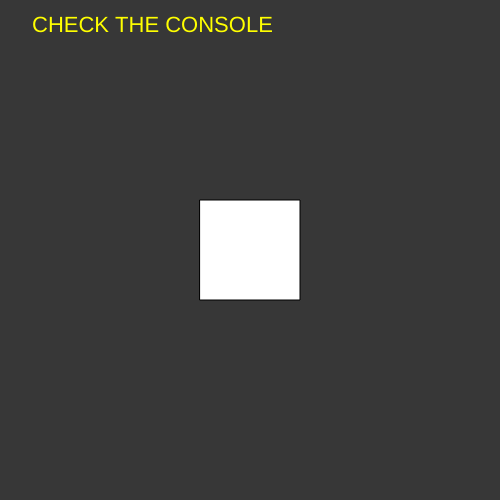
Frame 1 (no input)
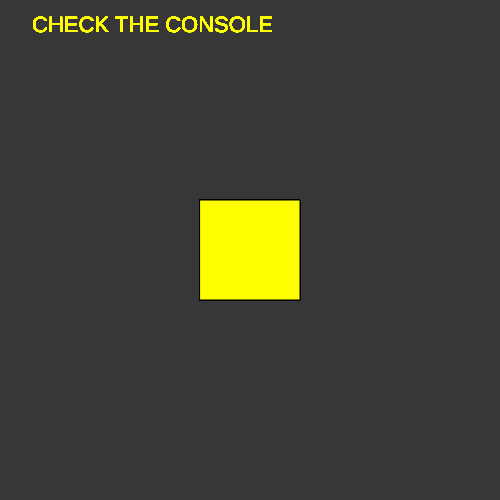
Frame 60 (no input)
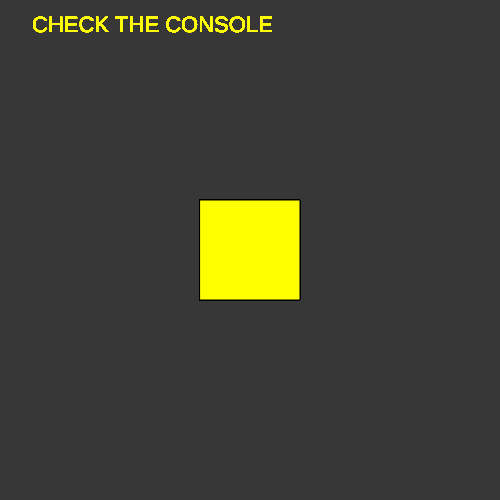
Frame 120 (the mouse pressed at the canvas centre since frame 60)

The p5.js sketch that drew these frames (run headless with seeded random() and noise() and a simulated clock; from frame 60 on, the mouse is pressed at the canvas centre):

// p5.js sketch
// ── sketch.js
let basket = ["apple", "banana", "orange", "pear"];

// print first and last element
console.log(`first fruit: ${basket[0]}`);
console.log(`last fruit: ${basket.at(-1)}`);

// find 'banana' and replace it
let banana_idx = basket.indexOf('banana');
basket[banana_idx] = 'kiwi';

// remove 'pear', the last element
basket.pop();

// put 'mango' at the beginning of the array
basket.unshift('mango');

// function to dump contents of array
let dump_array = function (arr) {
	for (let i = 0; i < arr.length; i++) {
		console.log(`Fruit ${i + 1}: ${arr[i]}`);
	}
};

// dump the basket
dump_array(basket);

// find 'orange'
let orange_idx = basket.indexOf('orange');

if (orange_idx > 0) {
	// we found 'orange'
	console.log(`Orange found at index ${orange_idx}`);
} else {
	// we didn't find 'orange'
	console.log('Orange not found');
}

// make another array from a slice of the basket array
let citrus = basket.slice(1, 3);

// dump the citrus array
dump_array(citrus);

function setup() {
	createCanvas(500, 500);
	background(55);
	rectMode(CENTER);
}

function draw() {
	rect(250, 250, 100, 100);

	textSize(22);
	fill('yellow');
	text('CHECK THE CONSOLE', 32, 32);
}
